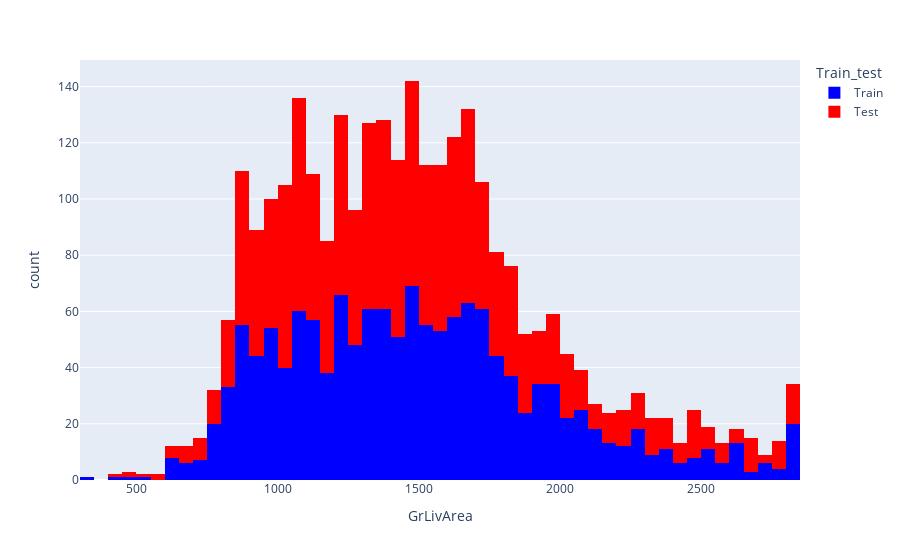

The notebook cell saved with this chart:
### Code cell
px.histogram(df, x="GrLivArea", color="Train_test", color_discrete_sequence=cm)

### Figure 1 — Plotly figure (JSON) as saved in the notebook; plotly's stock layout.template omitted (floating-point values rounded to 4 significant figures; data arrays with more than 128 entries replaced by an {"elided": "..."} marker saying what was removed)
{"data": [{"alignmentgroup": "True", "bingroup": "x", "hovertemplate": "Train_test=Train<br>GrLivArea=%{x}<br>count=%{y}<extra></extra>", "legendgroup": "Train", "marker": {"color": "rgb(0,0,255)", "pattern": {"shape": ""}}, "name": "Train", "offsetgroup": "Train", "orientation": "v", "showlegend": true, "type": "histogram", "x": {"elided": "1450 int values"}, "xaxis": "x", "yaxis": "y"}, {"alignmentgroup": "True", "bingroup": "x", "hovertemplate": "Train_test=Test<br>GrLivArea=%{x}<br>count=%{y}<extra></extra>", "legendgroup": "Test", "marker": {"color": "rgb(255,0,0)", "pattern": {"shape": ""}}, "name": "Test", "offsetgroup": "Test", "orientation": "v", "showlegend": true, "type": "histogram", "x": {"elided": "1459 int values"}, "xaxis": "x", "yaxis": "y"}], "layout": {"barmode": "relative", "legend": {"title": {"text": "Train_test"}, "tracegroupgap": 0}, "margin": {"t": 60}, "xaxis": {"anchor": "y", "domain": [0, 1], "title": {"text": "GrLivArea"}}, "yaxis": {"anchor": "x", "domain": [0, 1], "title": {"text": "count"}}}}
